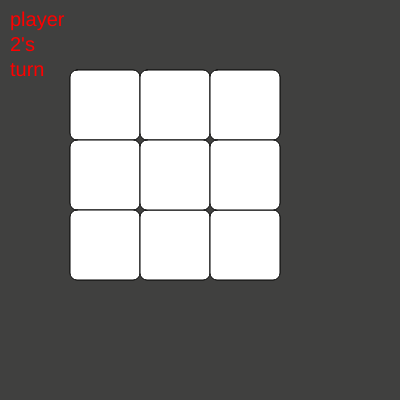
Frame 1 (no input)
Frame 60 (no input): identical to frame 1, image omitted
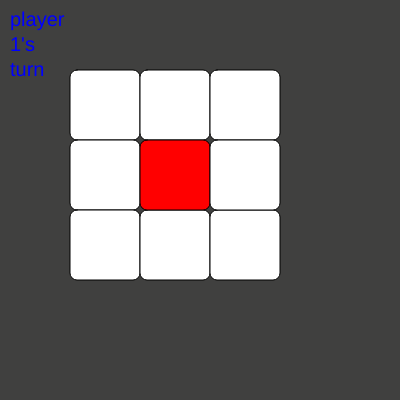
Frame 120 (the mouse pressed at the canvas centre since frame 60)

The p5.js sketch that drew these frames (run headless with seeded random() and noise() and a simulated clock; from frame 60 on, the mouse is pressed at the canvas centre):

// p5.js sketch
// ── sketch.js
let starty = 70;
  let startx = 70;
  let whidex = 70;
  let whidey = 70;
  let cube1 = ("white");
  let cube2 = ("white");
  let cube3 = ("white");
  let cube4 = ("white");
  let cube5 = ("white");
  let cube6 = ("white");
  let cube7 = ("white");
  let cube8 = ("white");
  let cube9 = ("white");
  let cubeclicked = 0
  let winner = 0
  let player1 = "player 1's turn"
  let player2 = "player 2's turn"
  let playerwon = ("player ", winner, "has won")
  let playerturn = 0
function setup() {
  starty = 70;
  startx = 70;
  whidex = 70;
  whidey = 70;
  playerturn = 0
  cube1 = ("white");
  cube2 = ("white");
  cube3 = ("white");
  cube4 = ("white");
  cube5 = ("white");
  cube6 = ("white");
  cube7 = ("white");
  cube8 = ("white");
  cube9 = ("white");
  cubeclicked = 0
  winner = 0
  player1 = "player 1's turn"
  player2 = "player 2's turn"
  createCanvas(400, 400);
  activePlayer = round(random(1, 2));
}
function draw() {
  if (winner == 1) {
    playerwon = ("player 1 has won")
  } else {
    playerwon = ("player 2 has won")
  }
  if (mouseIsPressed){
    if (mouseX > startx) {
      if (mouseX < startx + whidex) {
        if (mouseY > starty) {
          if(mouseY < starty + whidey) {
            if (cube1 == "white")
            if (activePlayer == 1) {
              cube1 = ("blue")
              activePlayer = 2
              cubeclicked = 1
              playerturn += 1
            } else {
              cube1 = ("red")
              activePlayer = 1
              cubeclicked = 1
              playerturn += 1
            }
  }}}}}
  if (mouseIsPressed){
    if (mouseX > startx + whidex) {
      if (mouseX < startx + whidex * 2) {
        if (mouseY > starty) {
          if(mouseY < starty + whidey) {
            if (cube2 == "white")
            if (activePlayer == 1) {
              cube2 = ("blue")
              activePlayer = 2
              cubeclicked = 2
              playerturn += 1
            } else {
              cube2 = ("red")
              activePlayer = 1
              cubeclicked = 2
              playerturn += 1
            }
  }}}}}
  if (mouseIsPressed){
    if (mouseX > startx + (whidex * 2)) {
      if (mouseX < startx + whidex * 3) {
        if (mouseY > starty) {
          if(mouseY < starty + whidey) {
            if (cube3 == "white")
            if (activePlayer == 1) {
              cube3 = ("blue")
              activePlayer = 2
              cubeclicked = 3
              playerturn += 1
            } else {
              cube3 = ("red")
              activePlayer = 1
              cubeclicked = 3
              playerturn += 1
            }
  }}}}}
  if (mouseIsPressed){
    if (mouseX > startx) {
      if (mouseX < startx + whidex) {
        if (mouseY > starty + starty) {
          if(mouseY < starty + whidey + starty) {
            if (cube4 == "white")
            if (activePlayer == 1) {
              cube4 = ("blue")
              activePlayer = 2
              cubeclicked = 4
              playerturn += 1
            } else {
              cube4 = ("red")
              activePlayer = 1
              cubeclicked = 4
              playerturn += 1
            }
  }}}}}
  if (mouseIsPressed){
    if (mouseX > startx ) {
      if (mouseX < startx + whidex ) {
        if (mouseY > starty + (starty * 2)) {
          if(mouseY < starty + whidey + starty * 2) {
            if (cube5 == "white")
            if (activePlayer == 1) {
              cube5 = ("blue")
              activePlayer = 2
              cubeclicked = 5
              playerturn += 1

            } else {
              cube5 = ("red")
              activePlayer = 1
              cubeclicked = 5
              playerturn += 1
            }
  }}}}}
  if (mouseIsPressed){ //works
    if (mouseX > startx + startx) {
      if (mouseX < startx + (whidex * 2)) {
        if (mouseY > starty + (starty * 2)) {
          if(mouseY < starty + whidey + starty * 2) {
            if (cube6 == "white")
            if (activePlayer == 1) {
              cube6 = ("blue")
              activePlayer = 2
              cubeclicked = 6
              playerturn += 1
            } else {
              cube6 = ("red")
              activePlayer = 1
              cubeclicked = 6
              playerturn += 1
              
            }
  }}}}}
  if (mouseIsPressed){ //works
    if (mouseX > startx + startx + startx) {
      if (mouseX < startx + (whidex * 3)) {
        if (mouseY > starty + (starty * 2)) {
          if(mouseY < starty + whidey + starty * 3) {
            if (cube7 == "white")
            if (activePlayer == 1) {
              cube7 = ("blue")
              activePlayer = 2
              cubeclicked = 7
              playerturn += 1
            } else {
              cube7 = ("red")
              activePlayer = 1
              cubeclicked = 7
              playerturn += 1
            }
  }}}}}
  if (mouseIsPressed){
    if (mouseX > startx + (whidex * 1)) {
      if (mouseX < startx + whidex * 2) {
        if (mouseY > starty + (whidey * 1)) {
          if(mouseY < starty + (whidey * 2)) {
            if (cube8 == "white")
            if (activePlayer == 1) {
              cube8 = ("blue")
              activePlayer = 2
              cubeclicked = 8
              playerturn += 1
            } else {
              cube8 = ("red")
              activePlayer = 1
              cubeclicked = 8
              playerturn += 1
            }
  }}}}}
  if (mouseIsPressed){
    if (mouseX > startx + (whidex * 2)) {
      if (mouseX < startx + whidex * 3) {
        if (mouseY > starty + (whidey * 1)) {
          if(mouseY < starty + (whidey * 2)) {
            if (cube9 == "white")
            if (activePlayer == 1) {
              cube9 = ("blue")
              activePlayer = 2
              cubeclicked = 9
              playerturn += 1
            } else {
              cube9 = ("red")
              activePlayer = 1
              cubeclicked = 9
              playerturn += 1
            }
  }}}}}
  background(64, 64, 63);
  fill(cube1)
  rect(startx, starty, whidex, whidey,7);
  fill(cube2)
  rect(startx + whidex * 1, starty, whidex, whidey ,7);
  fill(cube3)
  rect(startx + whidex * 2, starty, whidex, whidey,7 );
  fill(cube4)
  rect(startx, starty + whidey * 1 , whidex, whidey,7 );
  fill(cube5)
  rect(startx, starty + whidey * 2 , whidex, whidey, 7);
  fill(cube6)
  rect(startx + whidex * 1, starty + whidey * 2 , whidex, whidey ,7);
  fill(cube7)
  rect(startx + whidex * 2, starty + whidey * 2 , whidex, whidey, 7);
  fill(cube8)
  rect(startx + whidex * 1, starty + whidey * 1 , whidex, whidey, 7);
  fill(cube9)
  rect(startx + whidex * 2, starty + whidey * 1 , whidex, whidey ,7);
  text("player ", activePlayer, "can play")
  test("won") 
}
function test(winner) {
  if (cube1 == "blue") { if (cube2 == "blue") { if(cube3 == "blue") {
    winner = 1
  }}} else {
    if (cube1 == "red") { if (cube2 == "red") { if(cube3 == "red") {
      winner = 2
  }}}}
  if (cube1 == "blue") { if (cube4 == "blue") { if(cube5 == "blue") {
    winner = 1
  }}} else {
    if (cube1 == "red") { if (cube4 == "red") { if(cube5 == "red") {
      winner = 2
  }}}}
  if (cube4 == "blue") { if (cube8 == "blue") { if(cube9 == "blue") {
    winner = 1
  }}} else {
    if (cube4 == "red") { if (cube8 == "red") { if(cube9 == "red") {
      winner = 2
  }}}}
  if (cube1 == "blue") { if (cube7 == "blue") { if(cube8 == "blue") {
    winner = 1
  }}} else {
    if (cube1 == "red") { if (cube7 == "red") { if(cube8 == "red") {
      winner = 2
  }}}}
  if (cube5 == "blue") { if (cube7 == "blue") { if(cube6 == "blue") {
    winner = 1
  }}} else {
    if (cube5 == "red") { if (cube7 == "red") { if(cube6 == "red") {
      winner = 2
  }}}}
  if (cube2 == "blue") { if (cube8 == "blue") { if(cube6 == "blue") {
    winner = 1
  }}} else {
    if (cube2 == "red") { if (cube8 == "red") { if(cube6 == "red") {
      winner = 2
  }}}}
  if (cube3 == "blue") { if (cube9 == "blue") { if(cube7 == "blue") {
    winner = 1
  }}} else {
    if (cube3 == "red") { if (cube9 == "red") { if(cube7 == "red") {
      winner = 2
  }}}}
  if (cube3 == "blue") { if (cube8 == "blue") { if(cube5 == "blue") {
    winner = 1
  }}} else {
    if (cube3 == "red") { if (cube8 == "red") { if(cube5 == "red") {
      winner = 2
  }}}}
  textSize(20);
  if (activePlayer == 1) {
    fill("blue")
    text(player1, 10, 10, 70, 80);
  } else {
    fill("red")
    text(player2, 10, 10, 70, 80);
  }
  textSize(23);
  if (winner == 1) {
    fill("blue")
    text(player1, 150, 300, 70, 80);
  } else {
    fill("red")
  }
if (playerturn == 9 && winner == "won") {
  fill("black")
  rect(0, 0, 400 ,400)
  fill("white")
  textSize(30)
  text("tie",175, 200)
  fill("white")
  rect(125, 250, 125 ,75)
  fill("black")
  text("restart",145, 300)
  if (mouseX >= 125 && mouseX <= 250) {
    if (mouseY >= 250 && mouseY <= 325) {
      if (mouseIsPressed) {
        setup()
      }
    }
}}

  if (winner == 1 | winner == 2) {
    fill("black")
    rect(0, 0, 400 ,400)
    fill("white")
    textSize(30)
    text(playerwon, 85, 200)
    fill("white")
    rect(125, 250, 125 ,75)
    fill("black")
    text("restart",145, 300)
    if (mouseX >= 125 && mouseX <= 250) {
      if (mouseY >= 250 && mouseY <= 325) {
        if (mouseIsPressed) {
          setup()
        }
      }
    }
  } 
}
